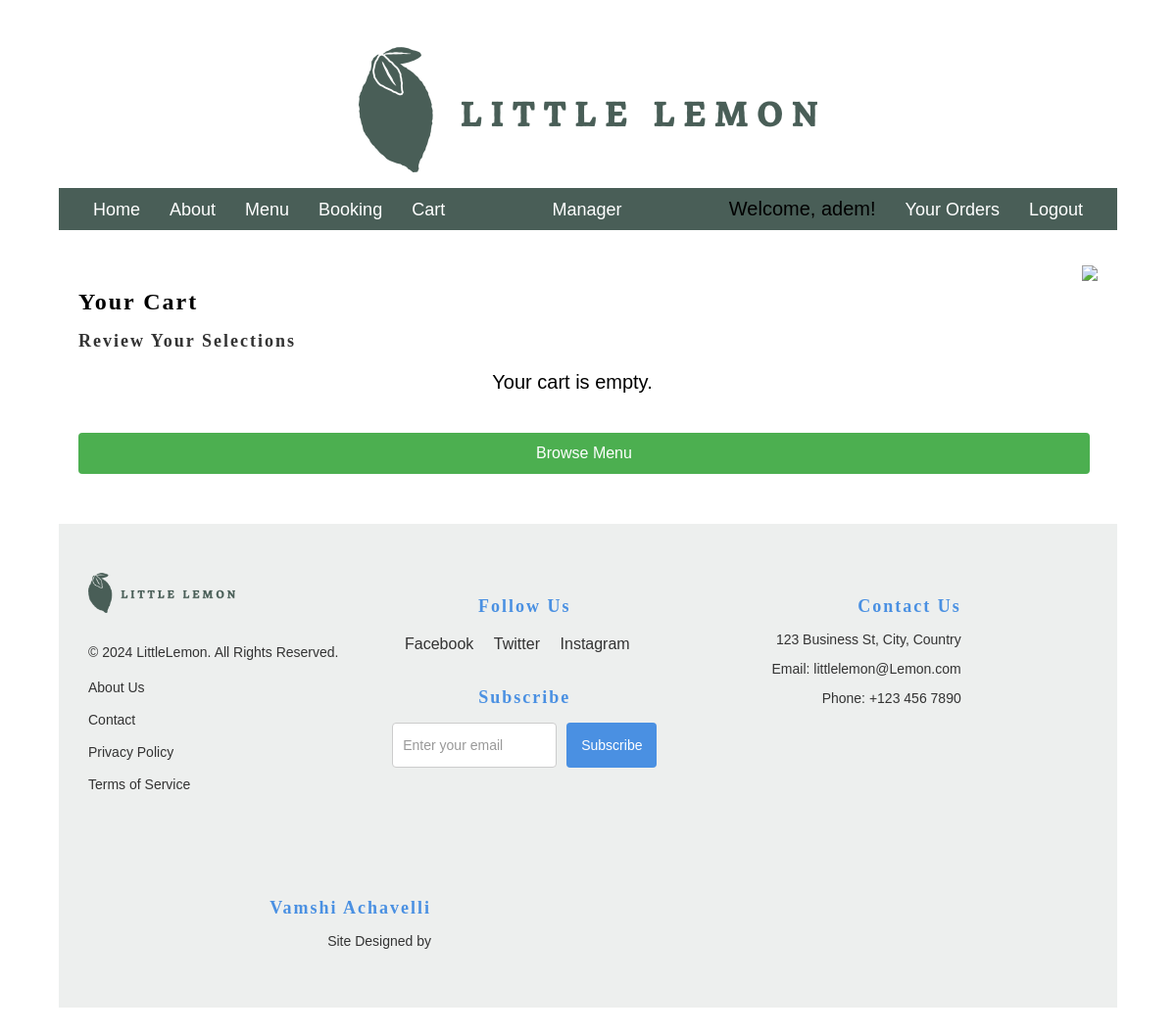
Page /cart/ (signed in) on the earlier database version.
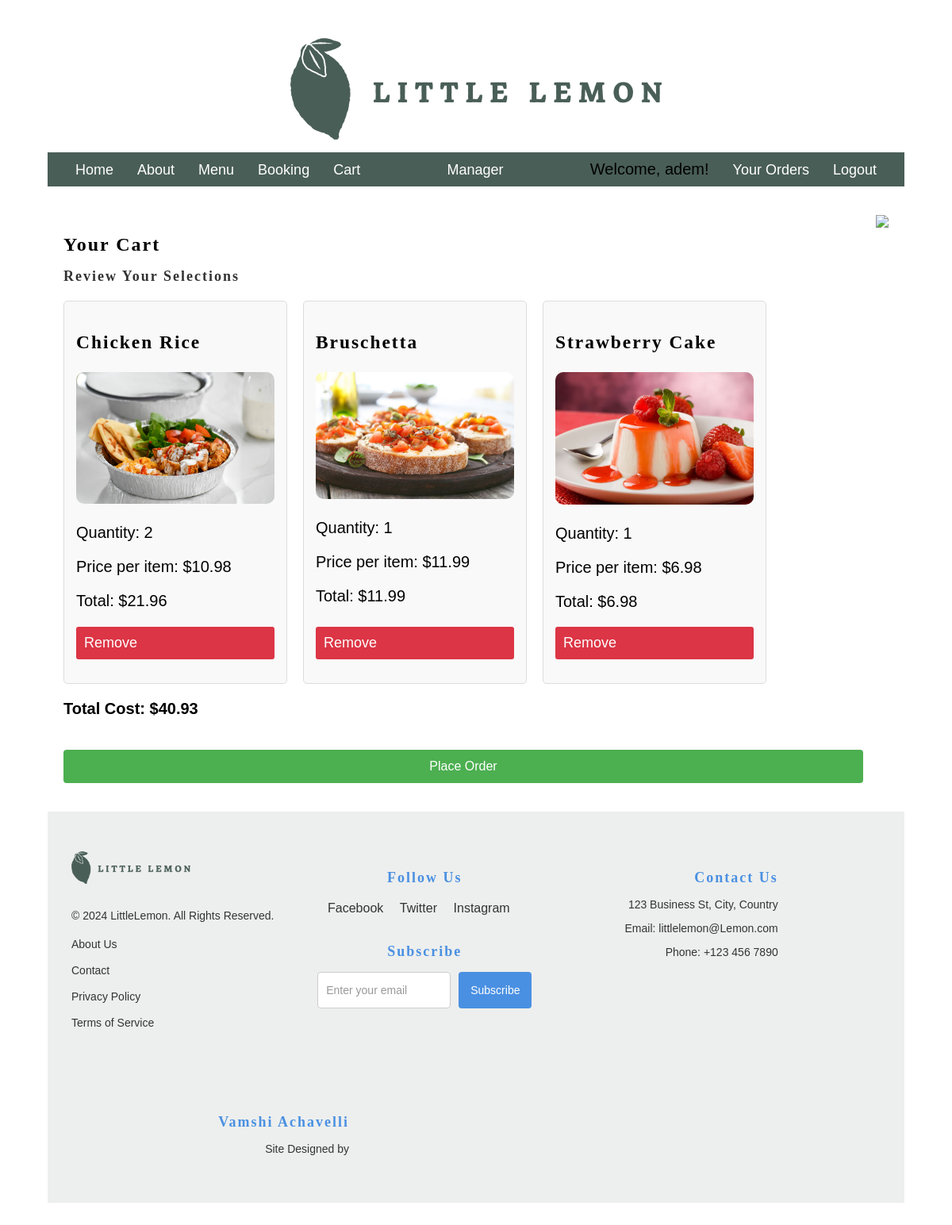
Same page on the later database version.
### restaurant/models.py (models this page shows, shortened)
class CartItem(models.Model):
    cart = models.ForeignKey(Cart, related_name="items", on_delete=models.CASCADE)
    menu_item = models.ForeignKey(Menu, on_delete=models.CASCADE)
    quantity = models.PositiveIntegerField(default=1)
    @property
    def total_price(self):
        return self.menu_item.price * self.quantity

class Menu(models.Model):
    CATEGORY_CHOICES = [
        ('appetizer', 'Appetizer'),
        ('main_course', 'Main Course'),
        ('dessert', 'Dessert'),
        ('beverage', 'Beverage'),
    ]
    title = models.CharField(max_length=100)
    price = models.DecimalField(max_digits=5, decimal_places=2)
    inventory = models.IntegerField()
    image = models.ImageField(upload_to='img_upload/', default='menu_images/default_image.png')  # Allow null/blank for existing items
    category = models.CharField(max_length=20, choices=CATEGORY_CHOICES, null=True, blank=True)
    dish_of_the_day = models.BooleanField(default=False)  # Allow null/blank

class Cart(models.Model):
    user = models.OneToOneField(User, on_delete=models.CASCADE, null=True, blank=True)
    created_at = models.DateTimeField(auto_now_add=True)
    @property
    def total_cost(self):
        return sum(item.total_price for item in self.items.all())

### restaurant/views.py (the view, shortened to what this page needs)
# urls.py: path('cart/', views.cart_detail, name='cart_detail'),
def cart_detail(request):
    if request.user.is_authenticated:
        cart = Cart.objects.filter(user=request.user).first()
    return render(request, 'cart_detail.html', {'cart': cart})

### restaurant/templatetags/custom_filters.py (called while the page is built)
@register.filter
def is_in_group(user, group_name):
    return user.groups.filter(name=group_name).exists()

### templates/cart_detail.html (shortened to what this page needs)
{% extends 'base.html' %} {% load static %}  {% block content %}
<section class="cart-section">
  <div class="cart-content">
    <h1 class="cart-heading">Your Cart</h1>
    <h2 class="cart-tagline">Review Your Selections</h2>
    {% if cart.items.all %}
    <ul class="cart-items-list">
      {% for item in cart.items.all %}
      <li class="cart-item">
        <div class="cart-item-details">
          <h3>{{ item.menu_item.title }}</h3>
          <img
            src="{{ item.menu_item.image.url }}"
            alt="{{ item.menu_item.title }}"
            class="menu-image"
          />
          <p>Quantity: {{ item.quantity }}</p>
          <p>Price per item: ${{ item.menu_item.price }}</p>
          <p>Total: ${{ item.total_price }}</p>
        </div>
        <a
          href="{% url 'remove_from_cart' item.menu_item.id %}"
          class="remove-button"
          >Remove</a
        >
      </li>
      {% endfor %}
    </ul>
    <div class="cart-total">
      <p><strong>Total Cost:</strong> ${{ cart.total_cost }}</p>
    </div>
    <form action="{% url 'place_order' %}" method="POST">
      <button type="submit" class="cta-button">Place Order</button>
    </form>
    {% else %}
    <p class="empty-cart-message">Your cart is empty.</p>
    <a href="{% url 'menu' %}" class="cta-button">Browse Menu</a>
    {% endif %}
  </div>
  <div class="cart-image">
    <img src="{% static 'img/cart.png' %}" />
  </div>
</section>
{% endblock %}

Differences in the rows shown:
added CartItem: menu_item "Chicken Rice", menu_item.image (picture), quantity "2", menu_item.price "10.98", total_price "21.96"
added CartItem: menu_item "Bruschetta", menu_item.image (picture), quantity "1", menu_item.price "11.99", total_price "11.99"
added CartItem: menu_item "Strawberry Cake", menu_item.image (picture), quantity "1", menu_item.price "6.98", total_price "6.98"
now on this page (row unchanged): Cart: total_cost "40.93"
Other differences:
text no longer shown: "Your cart is empty. Browse Menu"
text now shown: "Total Cost: $ Place Order"
